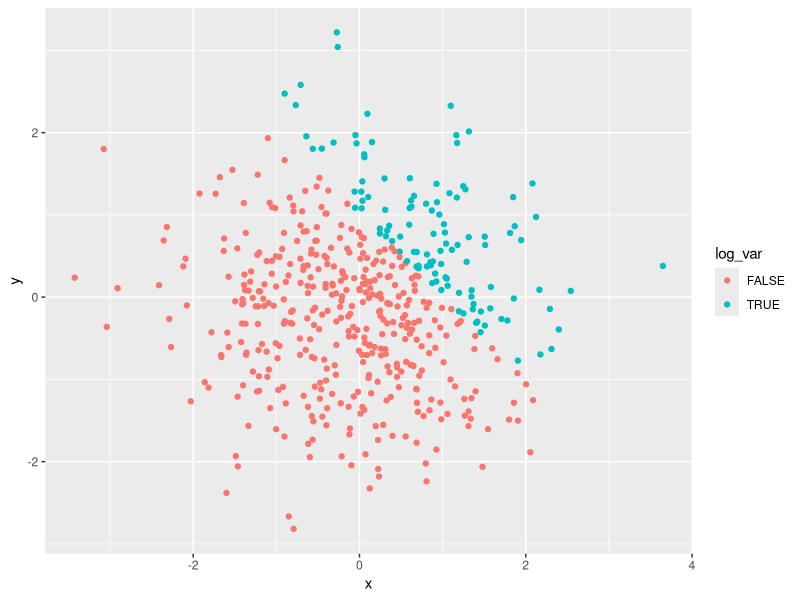
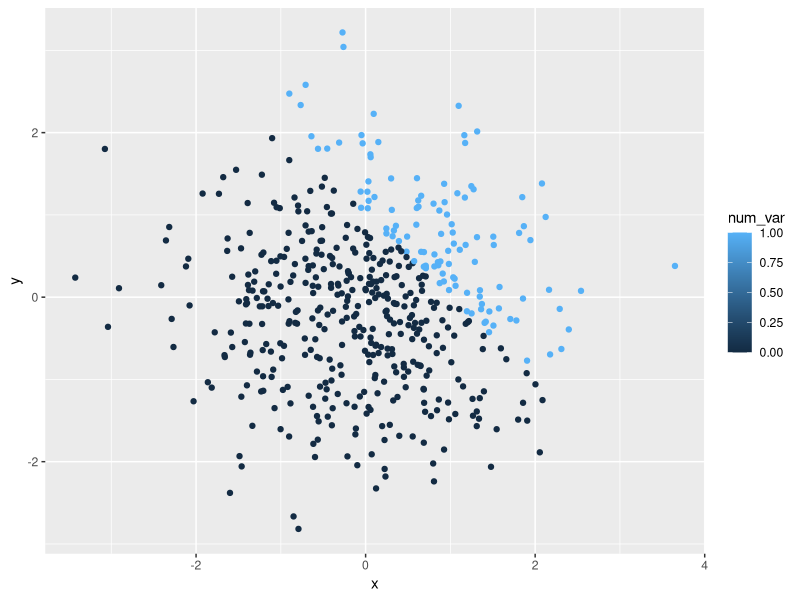
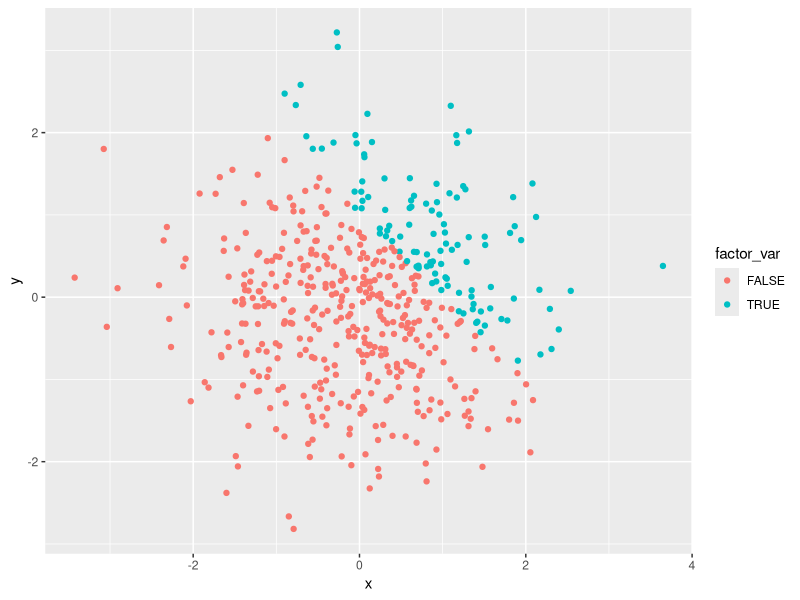
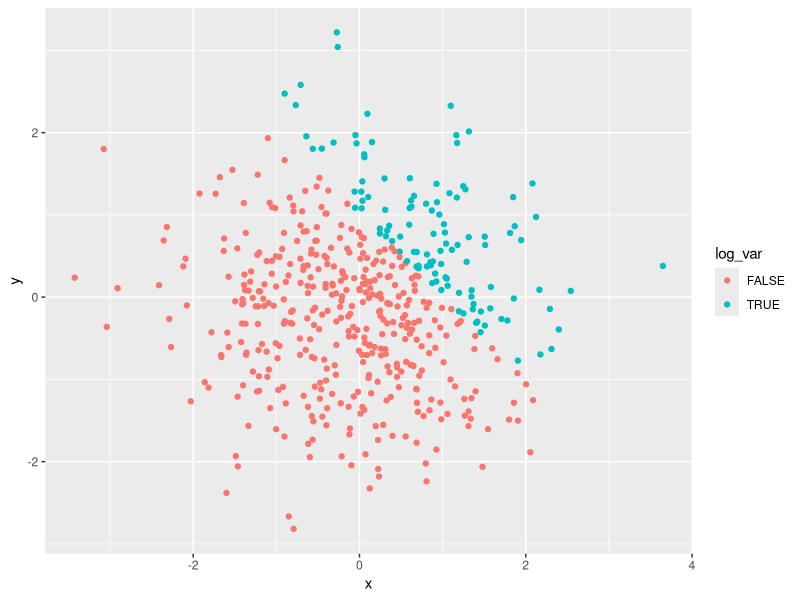

Reproduce these figures in R, in order.
## ---- chunk 1
knitr::opts_chunk$set(echo = TRUE)

#load packages
library(tidyverse)
## ---- chunk 2
#create data frame
df1 = tibble(
  norm_samp = rnorm(8),
  norm_samp_log = norm_samp > 0,
  char_var = as.character(norm_samp), 
  factor_var =  factor( c( "grp1", "grp2", "grp3", "grp3", "grp2", "grp1", "grp2", "grp3" ))
)
## ---- chunk 3
#try taking mean of each var
mean(pull (df1, norm_samp))
mean(pull (df1, norm_samp_log))
mean(pull (df1, char_var))
mean(pull (df1, factor_var))
## ---- chunk 4
#convert vars 
as.numeric(pull (df1, norm_samp_log))
as.numeric(pull (df1, char_var))
as.numeric(pull (df1, factor_var))
## ---- chunk 5
#logical to numeric
logical_num = as.numeric(pull (df1, norm_samp_log))
# multiply rand samp by result
pull( df1, norm_samp) * logical_num

#logical to factor
logical_factor = as.factor(pull (df1, norm_samp_log))
# multiply rand samp by result
pull( df1, norm_samp) * logical_factor #not possible

#logical to factor to numeric
logical_factor_num = as.numeric( 
  as.factor( pull (df1, norm_samp_log)))
# multiply rand samp by result
pull( df1, norm_samp) * logical_factor_num
## ---- chunk 6
# create dataframe
df2 = tibble(
  x = rnorm(500),
  y = rnorm(500),
  log_var = x + y > 1, 
  num_var = as.numeric(log_var),
  factor_var = as.factor(log_var)
)
## ---- chunk 7
# scatter plot 1 - color by logical 
ggplot(df2, aes(x = x, y = y, color = log_var)) + geom_point()

#export first scatter plot
ggsave("scatter_plot_hw1.pdf", height = 4, width = 6) 

# scatter plot 2 - color by numeric 
ggplot(df2, aes(x = x, y = y, color = num_var)) + geom_point()

# scatter plot 3 - color by factor 
ggplot(df2, aes(x = x, y = y, color = factor_var)) + geom_point()
